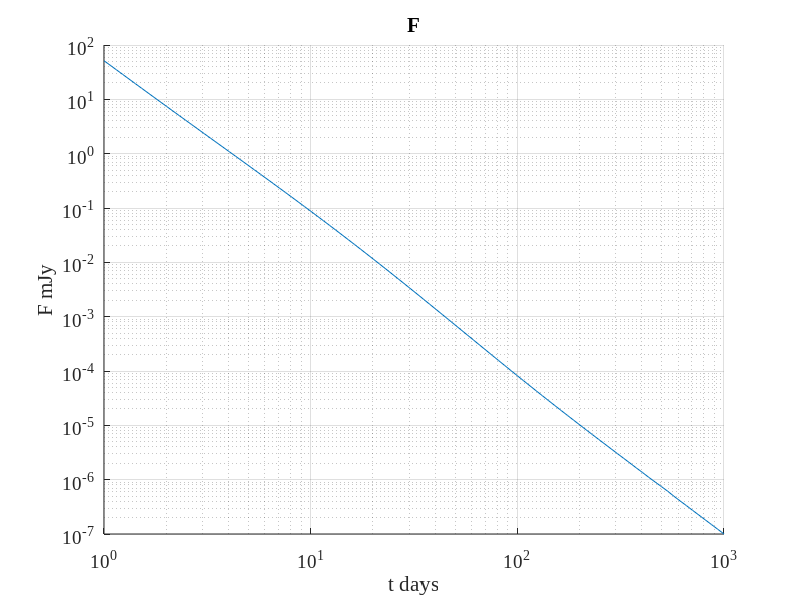

Source code (MATLAB):
clear;

load chevalier.dat;

N = size(chevalier,1);


set(0,'DefaultAxesFontSize',14,'DefaultAxesFontName','Times New Roman');
set(0,'DefaultTextFontSize',20,'DefaultTextFontName','Times New Roman'); 

figure(1);
hold on;
title ('F');
xlabel ('t days');
ylabel ('F mJy');

loglog(chevalier(1:N,1), chevalier(1:N,2));

grid ;